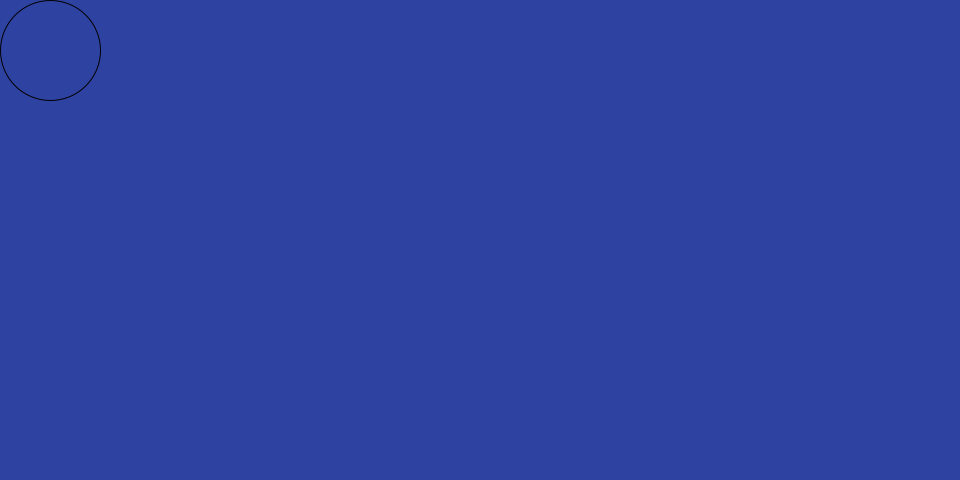
Frame 1 (no input)
Frame 60 (the mouse pressed at the canvas centre just before this capture): identical to frame 1, image omitted
Frame 120 (the mouse held since frame 60 and released just before this capture): identical to frame 1, image omitted

The Processing sketch that drew this single still picture (run headless with seeded random() and noise(); from frame 60 on, the mouse is pressed at the canvas centre):

// Processing sketch: processing_14634
// ── processing_14634.pde

/*
* Created by Ben Brumbaugh
* Jellies desperately skim the seas for plankton but 
* this time around it's the plankton that are immortal...
*/

ArrayList<Jelly> jellies = new ArrayList<Jelly>();
ArrayList<Plank> plankton = new ArrayList<Plank>();

void setup() {
   size(960, 480);
   smooth();
}

class Plank {
    
  private int x;
  private int y;
  private int direction;
  
  public Plank(int x, int y, int direction) {
    
     this.x = x;
     this.y = y;
     this.direction = direction;
  }
  
  public int getx() {
    return this.x;
  }
  
  public void setx(int x) {
       this.x = x % 960;
  }
  
  
  public int gety() {
    return this.y;
  }
  
  public void sety(int y) {
       this.y = y % 480;
  }
  
  public int getDirection() {
    return this.direction; 
  }
  
}

class Jelly {
  
  private int x;
  private int y;
  
  public Jelly(int x, int y) {
    
     this.x = x;
     this.y = y;
  }
  
  public int getx() {
    return this.x;
  }
  
  public int gety() {
    return this.y;
  }
  
  public void setx(int x) {
     this.x = x % 960;
  }
  
   public void sety(int y) {
       this.y = y % 480;
  }
}

void draw() {
  background(0x2E42A2); //Blue
  
  stroke(0, 0, 0); //Black
  fill(0xD80B0B); //Red
  ellipse(50, 50, 100, 100);
  
  
  fill(0x2E42A2); //Blue
  stroke(255, 255, 255); //White
  
  // Draw jellies
  for (int i = 0; i < jellies.size(); i++) {
    
    ellipse(jellies.get(i).getx(), jellies.get(i).gety(), 55, 25); 
    jellies.get(i).setx(jellies.get(i).getx() + int(random(6)) - 3);
    jellies.get(i).sety(jellies.get(i).gety() + int(random(6)) - 3);
  }
  
  stroke(0, 0, 0); //Black
  fill(0xD80B0B); //Red
  
  // Draw plankton
  for (int i = 0; i < plankton.size(); i++) {
    
    ellipse(plankton.get(i).getx(), plankton.get(i).gety(), 25, 25); 
    plankton.get(i).sety(plankton.get(i).getDirection() + plankton.get(i).gety());
  }
  
  for (int i = 0; i < jellies.size(); i++) {
     for (int j = 0; j < plankton.size(); j++) {
        
         if (isBetween(plankton.get(j).getx(), jellies.get(i).getx(), 25) 
         && isBetween(plankton.get(j).gety(), jellies.get(i).gety(), 10)) {
               
            plankton.get(j).setx(int(random(960)));
            plankton.get(j).sety(int(random(480))); 
         }
       
       
     }
  }
  
  delay(50);
}
// Returns true if x and y are less than or equal to amount apart
boolean isBetween(int x, int y, int amount) {
  if (Math.abs(x - y) <= amount) {
     return true; 
  }
  return false;
}

void mouseClicked() {
  
    if (mouseX < 100 && mouseY < 100) {
       //spawn Plank
       plankton.add(new Plank(int(random(960)), int(random(480)), int(random(24)) - 12));
    }
    else {
      //Create Jelly
      jellies.add(new Jelly(mouseX, mouseY));
    }
}
